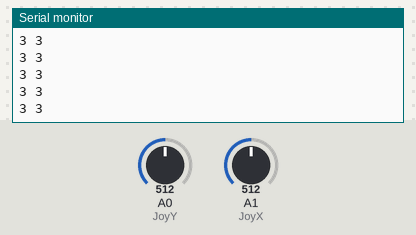
Bench run of a sketch on a simulated Arduino Uno, built with avr-gcc and run on an emulated ATmega328P. Parts: the last lines printed to the serial monitor. Inputs (shaded band) come from the test bench; at power-on: A0 (JoyY) = 512, A1 (JoyX) = 512.

Above: at 1.2 s.
1.3 s: A0 (JoyY) set to 716
At 1.9 s:
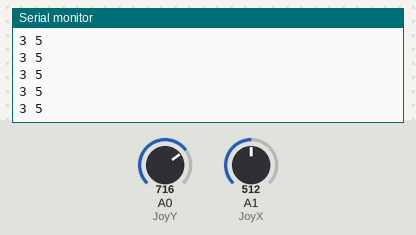
2.8 s: A1 (JoyX) set to 716
At 3.6 s:
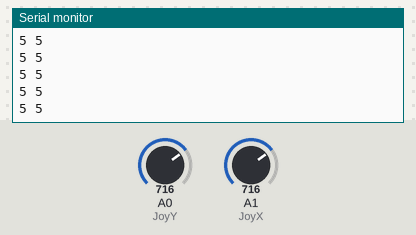
4.3 s: A0 (JoyY) set to 900
At 5.1 s:
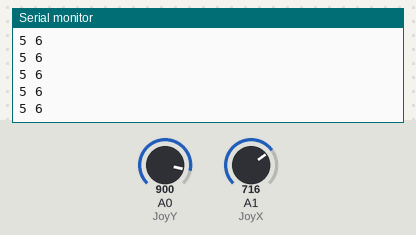
5.8 s: A1 (JoyX) set to 900
At 6.7 s:
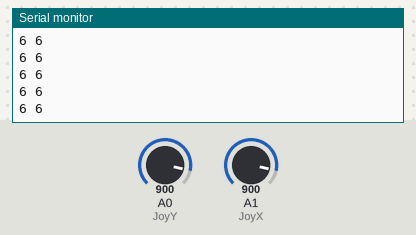
Timing chart, 0 to 8.8 s (numbered marks = the images above; inputs shaded):
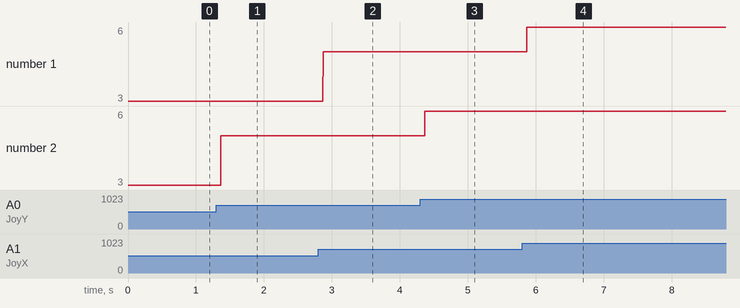

The sketch:

JoyLEDmatrix.ino
```cpp
//Joy stick Stuff
#define JoyX A1
#define JoyY A0
int XJ;
int YJ;
int YC;
int XC;

const byte Row[] = {A5,3,6,A2,13,7,12,9};
const byte Col[] = {2,11,10,A4,8,A3,4,5};

void setup() {

  Serial.begin(9600);

  for(int x=0; x<8; x+=1){
    pinMode(Row[x], OUTPUT);
    digitalWrite(Row[x], HIGH);
  }
  for(int y=0; y<8; y+=1){
    pinMode(Col[y], OUTPUT);
    digitalWrite(Col[y], LOW);
  }
  XJ = 0;
  YJ = 0;
  YC = 0;
  XC = 0;
}

void loop() {

  int ReadX = analogRead(JoyX);
  int ReadY = analogRead(JoyY);

  XJ = ReadX/137.1428571;
  YJ = ReadY/137.1428571;

  Serial.print(XJ);
  Serial.print(" ");
  Serial.println(YJ);

  digitalWrite(Row[XJ],LOW);
  digitalWrite(Col[YJ],HIGH);


  if (XJ != XC){
    //digitalWrite(Row[XC],HIGH);
    //digitalWrite(Col[YC],LOW);
  }
  if (YJ != YC){
    //digitalWrite(Col[YC],LOW);
    //digitalWrite(Row[XC],HIGH);
  }

  XC = XJ;
  YC = YJ;
}
```

Measured:
- after the input at 1.3 s, the serial monitor: prints a new line after 0.07 s (image 1)
- after the input at 2.8 s, the serial monitor: prints a new line after 0.07 s (image 2)
- after the input at 4.3 s, the serial monitor: prints a new line after 0.07 s (image 3)
- after the input at 5.8 s, the serial monitor: prints a new line after 0.07 s (image 4)
- plotted number 2: 3 → 5 after the input at 1.3 s, 5 → 6 after the input at 4.3 s
